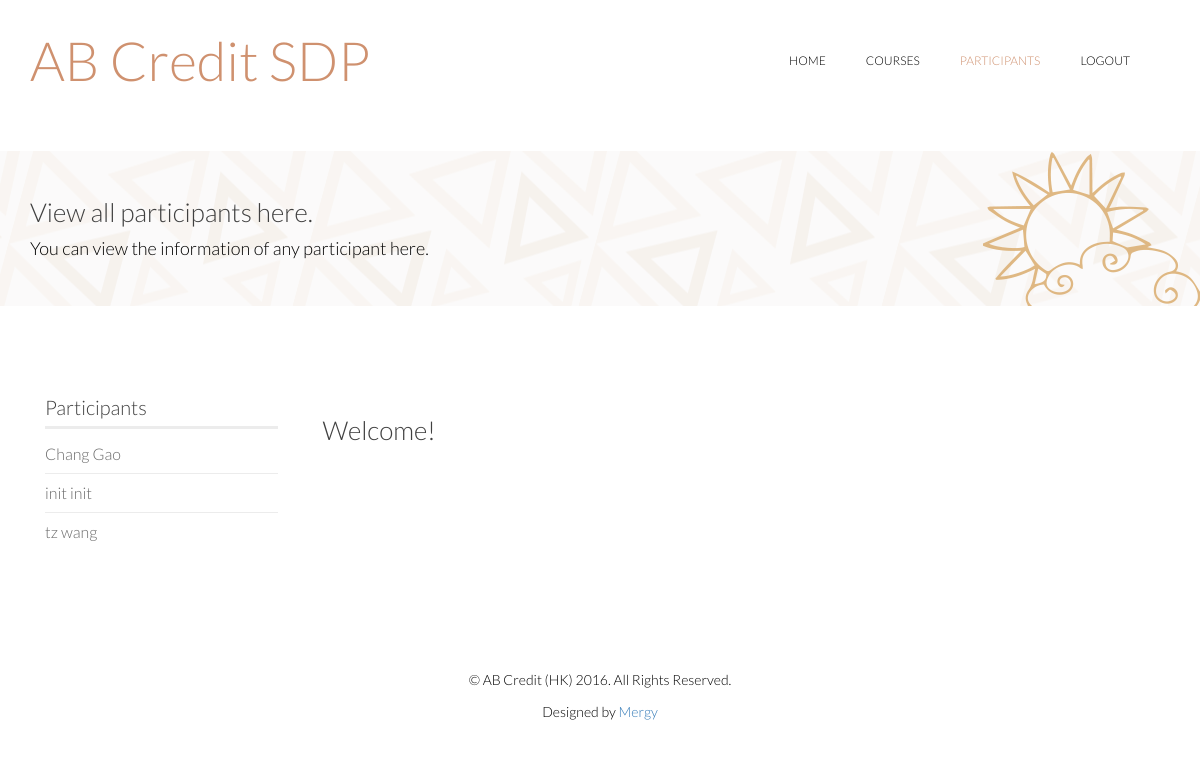
Page /hr/participant/ (signed in) on the earlier database version.
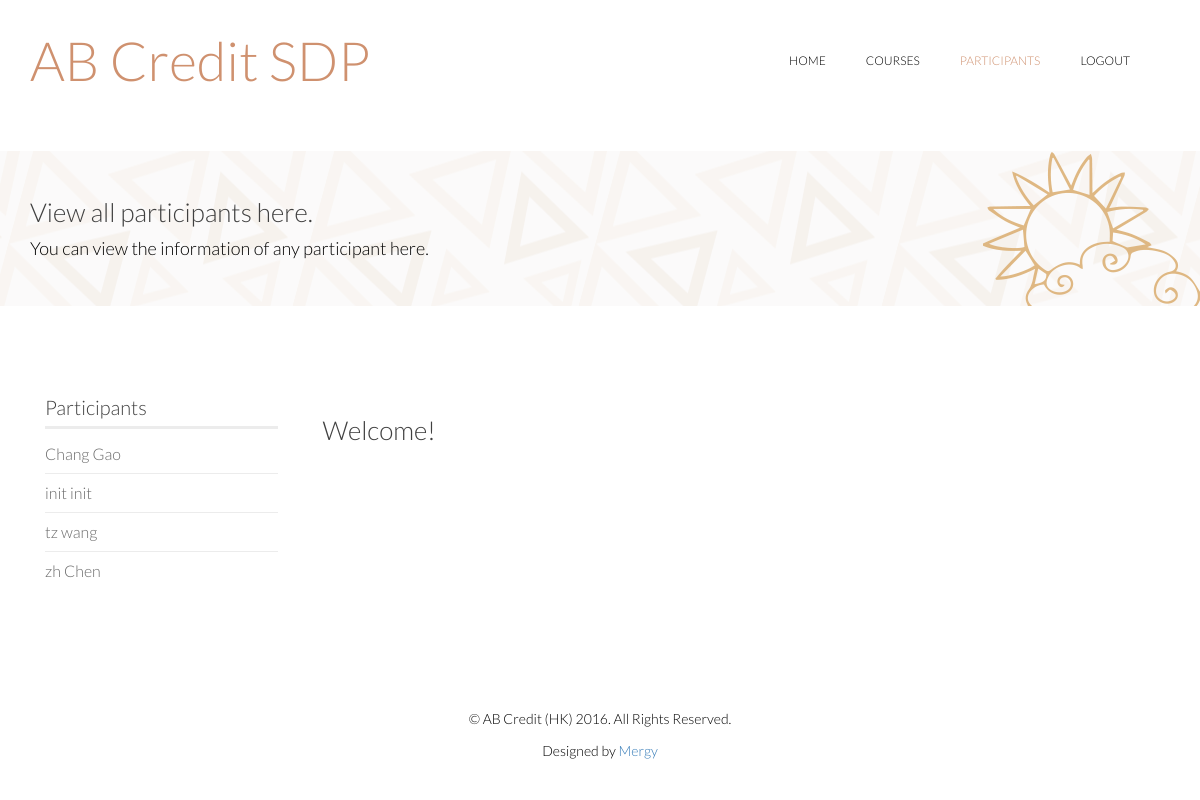
Same page on the later database version.
### course/models.py (models this page shows, shortened)
class Staff(models.Model):
    user = models.ForeignKey(User, on_delete=models.CASCADE)  # many-to-one
    last_login_type = models.CharField(max_length=20, default="Staff")
    class Meta:
        abstract = True
    def __str__(self):
        return self.user.first_name + " " + self.user.last_name

class Participant(Staff):
    def viewCategories(self):
        menu = super(Participant, self).viewCategories()
        for c in Category.objects.all():
            menu[c] = Course.objects.filter(category=c, is_open=True).count()
        return menu

### course/views/hr_view.py (the view)
@login_required
def getAllParticipants(request):
    hr = HR.objects.get(user__pk=request.user.id)
    participants = hr.viewAllParticipants()
    keylist = []
    for key, value in participants.items():
        temp = [value.user.first_name + " " +value.user.last_name, value]
        keylist.append(temp)
    keylist.sort(key=getKey)
    length = len(keylist)
    return render_to_response('hr/participant.html', locals())

### course/models.py (called while the page is built)
    @staticmethod
    def viewAllParticipants():
        menu = dict()
        for p in Participant.objects.all():
            menu[p.user.id] = p
        return menu

    def viewAllParticipants(self):
        return ParticipantControl.viewAllParticipants()

### course/views/hr_view.py (called while the page is built)
def getKey(item):
    return item[0]

### course/templates/hr/participant.html (shortened to what this page needs)
<html lang="en">
<head>
    {% load static %}
    <link rel="stylesheet" href="{% static 'css/bootstrap.min.css' %}" />
    <link rel="stylesheet" href="{% static 'css/font-awesome.min.css' %}" />
    <link rel="stylesheet" href="{% static 'css/animate.min.css' %}" />
    <link rel="stylesheet" href="{% static 'css/lightbox.css' %}" />
    <link rel="stylesheet" href="{% static 'css/main.css' %}" />
    <link rel="stylesheet" href="{% static 'css/responsive.css' %}" />
</head>
<body>
    <header id="header">
        <div class="container">
            <div class="row">
                <div class="col-sm-12 overflow">
                </div>
             </div>
        </div>
        <div class="navbar navbar-inverse" role="banner">
            <div class="container">
                <div class="navbar-header">
                    <a class="navbar-brand">
                        <h1 style="font-size: 300%; color: #cf916f">AB Credit SDP</h1>
                    </a>
                </div>
                <div class="collapse navbar-collapse">
                    <ul class="nav navbar-nav navbar-right">
                        <li><a href="/">Home</a></li>
                        <li><a href="../course">Courses</a></li>
                        <li class="active"><a href="../participant">Participants</a></li>
                        <li><a onclick="logout()">Logout</a></li>
                    </ul>
                </div>
            </div>
        </div>
    </header>
    <section id="page-breadcrumb">
        <div class="vertical-center sun">
             <div class="container">
                <div class="row">
                    <div class="action">
                        <div class="col-sm-12">
                            <h1 class="title">View all participants here.</h1>
                            <p>You can view the information of any participant here.</p>
                        </div>
                    </div>
                </div>
            </div>
        </div>
   </section>
    <section id="projects" class="padding-top">
        <div class="container">
            <div class="row">
                <div class="col-lg-3 col-md-4 col-sm-5">
                    <div class="col-sm-12">
                        <div class="sidebar portfolio-sidebar">
                            <div class="sidebar-item categories" id="category_bar">
                                <h3>Participants</h3>
                                    <ul class="nav navbar-stacked">
                                        {% for k, e in keylist%}
                                        <li><a onclick="getParticipantInfo('{{e.user.pk}}', '{{e}}', '{{hr.user.pk}}', '0')">{{e}}</a></li>
                                        {% endfor %}
                                    </ul>
                            </div>
                        </div>
                    </div>
                </div>
                <div class="col-lg-9 col-md-8 col-sm-7">
                    <div class="col-sm-12">
                        <div class="row">
                            <h1 id="content-title">Welcome!</h1>
                            <div id="content-main"/></div>
                        </div>
                    </div>
                </div>
            </div>
    </section>
    <footer id="footer">
        <div class="container">
            <div class="row">
                <div class="col-sm-12">
                    <div class="copyright-text text-center">
                        <p>&copy; AB Credit (HK) 2016. All Rights Reserved.</p>
                        <p>Designed by <a target="_blank" href="http://www.cs.hku.hk/programme/course_info.jsp?infile=2016/comp3297.html">Mergy</a></p>
                    </div>
                </div>
            </div>
        </div>
    </footer>
</body>
</html>

Differences in the rows shown:
added Participant: user.last_name "zh Chen"
